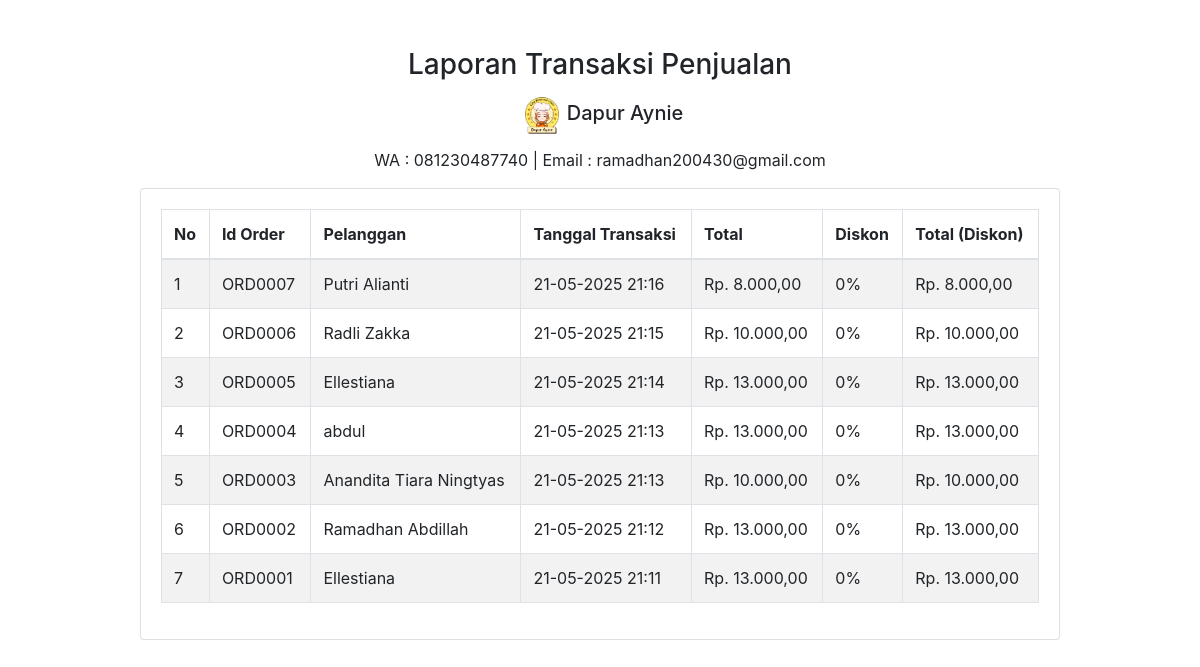
Screenshot of /dashboard/admin/semua_laporan.php with the database file from the repository.
### tables this page shows
CREATE TABLE `tb_transaksi` (
  `id_transaksi` int(11) NOT NULL,
  `id_user` int(11) DEFAULT NULL,
  `id_order` varchar(50) NOT NULL,
  `tanggal_transaksi` int(11) NOT NULL,
  `aTanggal_transaksi` varchar(50) NOT NULL,
  `hartot_transaksi` int(11) NOT NULL,
  `diskon_transaksi` int(11) NOT NULL,
  `totbar_transaksi` int(11) NOT NULL,
  `uang_transaksi` int(11) NOT NULL,
  `kembalian_transaksi` int(11) NOT NULL
);

CREATE TABLE `tb_user` (
  `id_user` int(11) NOT NULL,
  `username` varchar(128) NOT NULL,
  `password` varchar(128) NOT NULL,
  `nama_user` varchar(128) NOT NULL,
  `id_level` int(1) NOT NULL
);

CREATE TABLE `tb_order` (
  `id_order` varchar(50) NOT NULL,
  `meja_order` int(11) NOT NULL,
  `tanggal_order` int(11) NOT NULL,
  `aTanggal_order` varchar(128) NOT NULL,
  `id_user` int(11) NOT NULL,
  `keterangan_order` text DEFAULT NULL,
  `status_order` varchar(20) NOT NULL
);

### dashboard/fungsi/rupiah.php (called while the page is built)
<?php
function rupiah($angka) {
	$hasil_rupiah = number_format($angka,2,',','.');
	return $hasil_rupiah;
}
?>

### dashboard/admin/semua_laporan.php (the view, shortened to what this page needs)
<?php
include '../../koneksi.php';
include '../fungsi/rupiah.php';
$laporan = mysqli_query($kon, "SELECT * FROM tb_transaksi ORDER BY id_transaksi DESC")
?>
<!doctype html>
<html lang="en">
  <head>
    <link rel="stylesheet" href="https://stackpath.bootstrapcdn.com/bootstrap/4.4.1/css/bootstrap.min.css">
  </head>
  <body>
    <div class="container">
      <div class="row">
        <div class="col-md-10 mx-auto mt-5">
          <div class="text-center">
            <h3>Laporan Transaksi Penjualan</h3>
            <h5><img src="../assets/image/logo1.png" width="50" alt="">Dapur Aynie</h5>
            <p>WA : 081230487740 | Email : ramadhan200430@gmail.com</p>
          </div>
          <div class="card">
            <div class="card-body">
              <table class="table table-bordered table-striped">
                <thead>
                  <tr>
                    <th>No</th>
                    <th>Id Order</th>
                    <th>Pelanggan</th>
                    <th>Tanggal Transaksi</th>
                    <th>Total</th>
                    <th>Diskon</th>
                    <th>Total (Diskon)</th>
                  </tr>
                </thead>
                <tbody>
                  <?php $i=1;
                  foreach ($laporan as $row) :
                    $user_query =  mysqli_query($kon, "SELECT * FROM tb_user WHERE id_user = '$row[id_user]'");
                    $user = mysqli_fetch_assoc($user_query);
                    $order_query =  mysqli_query($kon, "SELECT * FROM tb_order WHERE id_order = '$row[id_order]'");
                    $oq = mysqli_fetch_assoc($order_query);
                  ?>
                    <tr>
                      <td><?= $i++; ?></td>
                      <td><?= $row['id_order'] ?></td>
                      <td><?= $user['nama_user'] ?></td>
                      <td><?= date('d-m-Y H:i', $oq['tanggal_order']) ?></td>
                      <td>Rp. <?= rupiah($row['hartot_transaksi']) ?></td>
                      <td><?= $row['diskon_transaksi'] ?>%</td>
                      <td>Rp. <?= rupiah($row['totbar_transaksi']) ?></td>
                    </tr>
                  <?php endforeach; ?>
                </tbody>
              </table>
            </div>
          </div>
        </div>
      </div>
    </div>
  </body>
</html>

### rows the page displays
tb_transaksi: id_order "ORD0007", id_user.nama_user "Putri Alianti", id_order.tanggal_order "21-05-2025 21:16", hartot_transaksi "8.000,00", diskon_transaksi "0", totbar_transaksi "8.000,00"
tb_transaksi: id_order "ORD0006", id_user.nama_user "Radli Zakka", id_order.tanggal_order "21-05-2025 21:15", hartot_transaksi "10.000,00", diskon_transaksi "0", totbar_transaksi "10.000,00"
tb_transaksi: id_order "ORD0005", id_user.nama_user "Ellestiana", id_order.tanggal_order "21-05-2025 21:14", hartot_transaksi "13.000,00", diskon_transaksi "0", totbar_transaksi "13.000,00"
tb_transaksi: id_order "ORD0004", id_user.nama_user "abdul", id_order.tanggal_order "21-05-2025 21:13", hartot_transaksi "13.000,00", diskon_transaksi "0", totbar_transaksi "13.000,00"
tb_transaksi: id_order "ORD0003", id_user.nama_user "Anandita Tiara Ningtyas", id_order.tanggal_order "21-05-2025 21:13", hartot_transaksi "10.000,00", diskon_transaksi "0", totbar_transaksi "10.000,00"
tb_transaksi: id_order "ORD0002", id_user.nama_user "Ramadhan Abdillah", id_order.tanggal_order "21-05-2025 21:12", hartot_transaksi "13.000,00", diskon_transaksi "0", totbar_transaksi "13.000,00"
tb_transaksi: id_order "ORD0001", id_user.nama_user "Ellestiana", id_order.tanggal_order "21-05-2025 21:11", hartot_transaksi "13.000,00", diskon_transaksi "0", totbar_transaksi "13.000,00"
